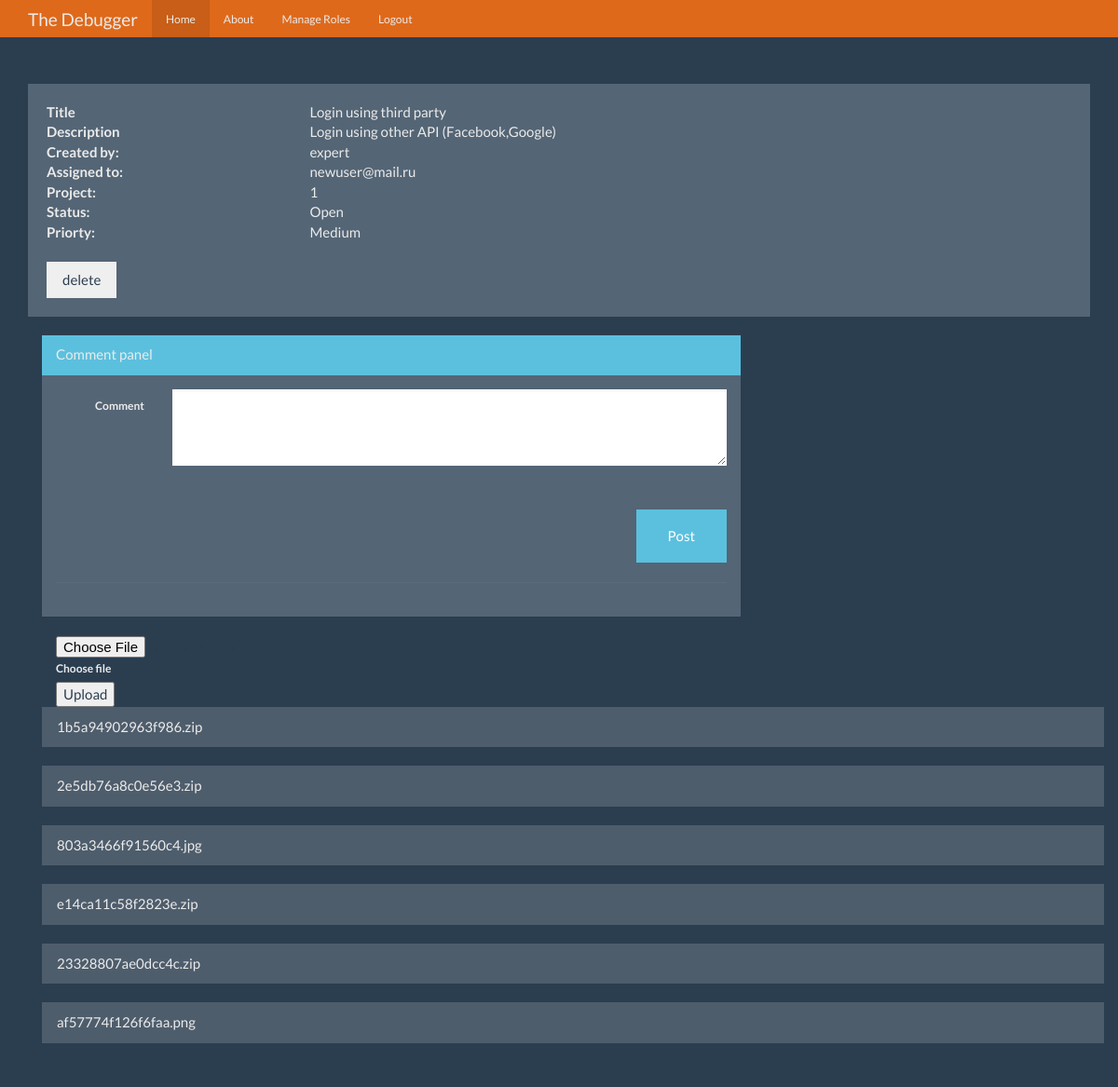
Screenshot of /ticket/2 (signed in) with the database file from the repository.
### debugger/models.py (models this page shows, shortened)
class Tickets(db.Model):
    id = db.Column(db.Integer,primary_key=True)
    title = db.Column(db.String(100),nullable=False)
    ticket_text = db.Column(db.Text,nullable=False)
    date_posted = db.Column(db.DateTime,nullable=False,default=datetime.utcnow)
    status = db.Column(db.String(30), nullable=False)
    priority = db.Column(db.String(30), nullable=False)
    created_by_id = db.Column(db.Integer, nullable=False)
    expert_id = db.Column(db.Integer, db.ForeignKey('users.id'),nullable=False)
    project_id = db.Column(db.Integer, db.ForeignKey('projects.id'),nullable=False)
    comment = db.relationship('Comment', backref='title', cascade="all,delete",lazy='dynamic')
    attach = db.relationship('Attachment', backref='ticket', cascade="all,delete", lazy='dynamic')

class Attachment(db.Model):
    id = db.Column(db.Integer, primary_key=True)
    file = db.Column(db.String(140))
    ticket_id = db.Column(db.Integer, db.ForeignKey('tickets.id'), nullable=False)
    def __repr__(self):
        return f"{self.file}"

### debugger/tickets/routes.py (the view, shortened to what this page needs)
@tickets.route('/ticket/<int:ticket_id>',methods=['GET','POST'])
@login_required
def ticket(ticket_id):
    ticket = Tickets.query.get_or_404(ticket_id)
    com = Comment.query.filter_by(ticket_id=ticket.id).first()
    form = CommentForm()
    attachform = AttachForm()
    if form.validate_on_submit() and form.body.data:
        comment = Comment(body=form.body.data,ticket_id=ticket_id,author = current_user.username)
        db.session.add(comment)
        db.session.commit()
        flash('Your comment has been published.')
        return redirect(url_for('tickets.ticket', ticket_id=ticket_id))
    return render_template('ticket.html', title=ticket.title,ticket=ticket,form=form,comment=com,attachform=attachform)

### debugger/tickets/forms.py
class CommentForm(FlaskForm):
    body = TextAreaField('Comment', validators=[DataRequired()])
    submit = SubmitField('Post')

class AttachForm(FlaskForm):
    file = FileField('Upload file')
    submit = SubmitField('Upload')

### debugger/models.py (called while the page is built)
@login_manager.user_loader
def load_user(user_id):
    return Users.query.get(int(user_id))

### debugger/templates/ticket.html (shortened to what this page needs)
{% extends "base.html" %}
{% from "show_links.html" import show_links %}
{% block nav%}
          {{ show_links(current_user) }}
{% endblock %}
{% block body %}
<div class="well bs-component">
    <dl class="row">
      <dt class="col-sm-3">Title</dt>
      <dd class="col-sm-9">{{ ticket.title }}</dd>
      <dt class="col-sm-3">Description</dt>
      <dd class="col-sm-9">{{ ticket.ticket_text }}</dd>
      <dt class="col-sm-3">Created by:</dt>
      <dd class="col-sm-9">{{ ticket.created_by_id }}</dd>
      <dt class="col-sm-3">Assigned to:</dt>
      <dd class="col-sm-9">{{ ticket.expert_id }}</dd>
        <dt class="col-sm-3">Project:</dt>
      <dd class="col-sm-9">{{ ticket.project_id }}</dd>
        <dt class="col-sm-3">Status:</dt>
      <dd class="col-sm-9">{{ ticket.status }}</dd>
        <dt class="col-sm-3">Priorty:</dt>
      <dd class="col-sm-9">{{ ticket.priority }}</dd>
    </dl>
    <form action="{{ url_for ('tickets.delete_ticket', ticket_id=ticket.id ) }}" method="post">
        <input class=" btn " type="submit" value="delete">
    </form>
</div>
<form method="POST" action="" class="form-horizontal">
<div class="container">
<div class="row bootstrap snippets">
    <div class="col-md-8 col-sm-12">
        <div class="comment-wrapper">
            <div class="panel panel-info">
                <div class="panel-heading">
                    Comment panel
                </div>
                <div class="panel-body">
                    <div class="form-group">
                    <label class="col-lg-2 control-label">Comment</label>
                    <div class="col-lg-10">
                      <p>{{ form.body (class="form-control" , rows=3) }}</p>
                    </div>
                  </div>
                    <br>
                    <button type="button" class="btn btn-info pull-right">{{ form.submit (class="btn btn-info pull-right")}}</button>
                    <div class="clearfix"></div>
                    <hr>
                </div>
            </div>
        </div>
</div>
</div>
</form>
    <div class="container">
    <form method="POST" action="" class="was-validated" enctype="multipart/form-data">
              <div class="custom-file">
                  {{ attachform.file(class="custom-file-input") }}
                <label class="custom-file-label">Choose file</label>
              </div>
                {{ attachform.submit }}
    </form>
</div>
        {% for file in ticket.attach %}
            <ul class="list-group">
                <a href="{{ url_for('tickets.download', filename=file) }}" download class="list-group-item list-group-item-action"> {{ file }}</a>
            </ul>
        {% endfor %}
{% endblock %}

### debugger/static/theme.css (style rules this page uses)
body { padding-top: 70px; padding-bottom: 30px; }

### debugger/templates/ticket.html (style rules this page uses)
body { margin-top:20px; }
.comment-wrapper .panel-body { max-height:650px; overflow:auto; }

### rows the page displays
Tickets: title "Login using third party", ticket_text "Login using other API (Facebook,Google)", created_by_id "expert", expert_id "newuser@mail.ru", project_id "1", status "Open", priority "Medium"
Attachment: file "1b5a94902963f986.zip"
Attachment: file "2e5db76a8c0e56e3.zip"
Attachment: file "803a3466f91560c4.jpg"
Attachment: file "e14ca11c58f2823e.zip"
Attachment: file "23328807ae0dcc4c.zip"
Attachment: file "af57774f126f6faa.png"
